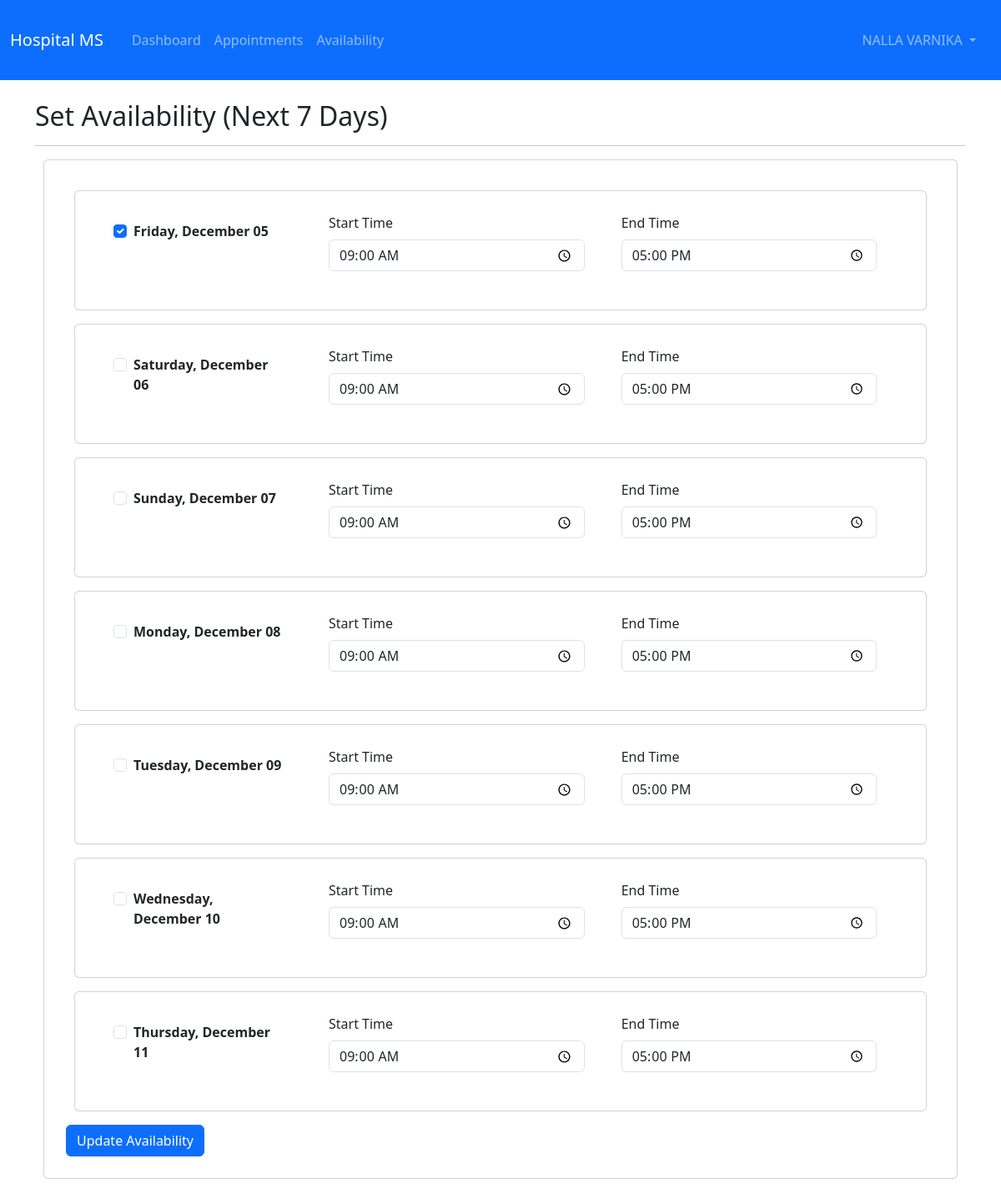
The app's page /doctor/availability (signed in) with its own data.
### backend/app.py (models this page shows, shortened)
class User(UserMixin, db.Model):
    id = db.Column(db.Integer, primary_key=True)
    username = db.Column(db.String(180), unique=True, nullable=False)
    email = db.Column(db.String(100), unique=True, nullable=False)
    password_hash = db.Column(db.String(100), nullable=False)
    role = db.Column(db.String(50), nullable=False)
    full_name = db.Column(db.String(80), nullable=False)
    phone = db.Column(db.String(10))
    is_active = db.Column(db.Boolean, default=True)
    created_at = db.Column(db.DateTime, default=datetime.utcnow)

class DoctorAvailability(db.Model):
    id = db.Column(db.Integer, primary_key=True)
    doctor_id = db.Column(db.Integer, db.ForeignKey('doctor.id'), nullable=False)
    date = db.Column(db.Date, nullable=False)
    start_time = db.Column(db.Time, nullable=False)
    end_time = db.Column(db.Time, nullable=False)
    is_available = db.Column(db.Boolean, default=True)

### backend/app.py (the view, shortened to what this page needs)
@app.route('/doctor/availability', methods=['GET', 'POST'])
@login_required
@role_required('doctor')
def doctor_availability():
    doctor = Doctor.query.filter_by(user_id=current_user.id).first()
    today, week_end = date.today(), date.today() + timedelta(days=7)
    availability = DoctorAvailability.query.filter(DoctorAvailability.doctor_id==doctor.id,
        DoctorAvailability.date>=today, DoctorAvailability.date<=week_end).all()
    return render_template('doctor/availability.html', dates=[today + timedelta(days=i) for i in range(7)],
        availability_dict={a.date: a for a in availability})

### backend/app.py (called while the page is built)
@login_manager.user_loader
def load_user(user_id): return User.query.get(int(user_id))

def role_required(role):
    def decorator(f):
        @wraps(f)
        def decorated_function(*args, **kwargs):
            if not current_user.is_authenticated or current_user.role != role:
                flash('Access denied', 'danger')
                return redirect(url_for('index'))
            return f(*args, **kwargs)
        return decorated_function
    return decorator

### frontend/templates/doctor/availability.html
{% extends "base.html" %}
{% block content %}
<h2>Set Availability (Next 7 Days)</h2>
<hr>
<div class="card"><div class="card-body">
    <form method="POST">
        {% for date in dates %}
        <div class="card mb-3"><div class="card-body"><div class="row">
            <div class="col-md-3">
                <div class="form-check">
                    <input class="form-check-input" type="checkbox" name="available_{{ date.strftime('%Y-%m-%d') }}" {% if availability_dict.get(date) %}checked{% endif %}>
                    <label class="form-check-label"><strong>{{ date.strftime('%A, %B %d') }}</strong></label>
                </div>
            </div>
            <div class="col-md-4">
                <label class="form-label">Start Time</label>
                <input type="time" class="form-control" name="start_time_{{ date.strftime('%Y-%m-%d') }}" value="{% if availability_dict.get(date) %}{{ availability_dict[date].start_time.strftime('%H:%M') }}{% else %}09:00{% endif %}">
            </div>
            <div class="col-md-4">
                <label class="form-label">End Time</label>
                <input type="time" class="form-control" name="end_time_{{ date.strftime('%Y-%m-%d') }}" value="{% if availability_dict.get(date) %}{{ availability_dict[date].end_time.strftime('%H:%M') }}{% else %}17:00{% endif %}">
            </div>
        </div></div></div>
        {% endfor %}
        <button type="submit" class="btn btn-primary">Update Availability</button>
    </form>
</div></div>
{% endblock %}

### frontend/templates/base.html (shortened to what this page needs)
<!DOCTYPE html>
<html lang="en">
<head>
    <link href="https://cdn.jsdelivr.net/npm/bootstrap@5.3.0/dist/css/bootstrap.min.css" rel="stylesheet">
    <link rel="stylesheet" href="https://cdn.jsdelivr.net/npm/bootstrap-icons@1.10.0/font/bootstrap-icons.css">
    <link rel="stylesheet" href="{{ url_for('static', filename='css/style.css') }}">
</head>
<body>
    <nav class="navbar navbar-expand-lg navbar-dark bg-primary">
        <div class="container-fluid">
            <a class="navbar-brand" href="{{ url_for('index') }}"> Hospital MS</a>
            <div class="collapse navbar-collapse" id="navbarNav">
                <ul class="navbar-nav me-auto">
                    {% if current_user.is_authenticated %}
                        {% if current_user.role == 'admin' %}
                            <li class="nav-item"><a class="nav-link" href="{{ url_for('admin_dashboard') }}"> Dashboard</a></li>
                            <li class="nav-item"><a class="nav-link" href="{{ url_for('admin_doctors') }}"> Doctors</a></li>
                            <li class="nav-item"><a class="nav-link" href="{{ url_for('admin_patients') }}"> Patients</a></li>
                            <li class="nav-item"><a class="nav-link" href="{{ url_for('admin_appointments') }}">Appointments</a></li>
                            <li class="nav-item"><a class="nav-link" href="{{ url_for('admin_search') }}"> Search</a></li>
                        {% elif current_user.role == 'doctor' %}
                            <li class="nav-item"><a class="nav-link" href="{{ url_for('doctor_dashboard') }}"> Dashboard</a></li>
                            <li class="nav-item"><a class="nav-link" href="{{ url_for('doctor_appointments') }}"> Appointments</a></li>
                            <li class="nav-item"><a class="nav-link" href="{{ url_for('doctor_availability') }}"> Availability</a></li>
                        {% endif %}
                    {% endif %}
                </ul>
                <ul class="navbar-nav">
                    {% if current_user.is_authenticated %}
                        <li class="nav-item dropdown">
                            <a class="nav-link dropdown-toggle" href="#" id="navbarDropdown" role="button" data-bs-toggle="dropdown">
                               {{ current_user.full_name }}
                            </a>
                        </li>
                    {% else %}
                        <li class="nav-item"><a class="nav-link" href="{{ url_for('login') }}"> Login</a></li>
                        <li class="nav-item"><a class="nav-link" href="{{ url_for('register') }}"> Register</a></li>
                    {% endif %}
                </ul>
            </div>
        </div>
    </nav>
    <main class="container my-4">
        {% block content %}{% endblock %}
    </main>
</body>
</html>

### frontend/static/css/style.css (style rules this page uses)
button { background-color: lightblue; }
div { margin: 10px; }
a { text-decoration: none; }

### records on screen
User: full_name "NALLA VARNIKA"
DoctorAvailability: start_time "09:00", end_time "17:00"

### other values on screen
{{ date.strftime('%A, %B %d') }} "Friday, December 05" "Saturday, December 06" "Sunday, December 07" "Monday, December 08" "Tuesday, December 09" "Wednesday, December 10" "Thursday, December 11"
